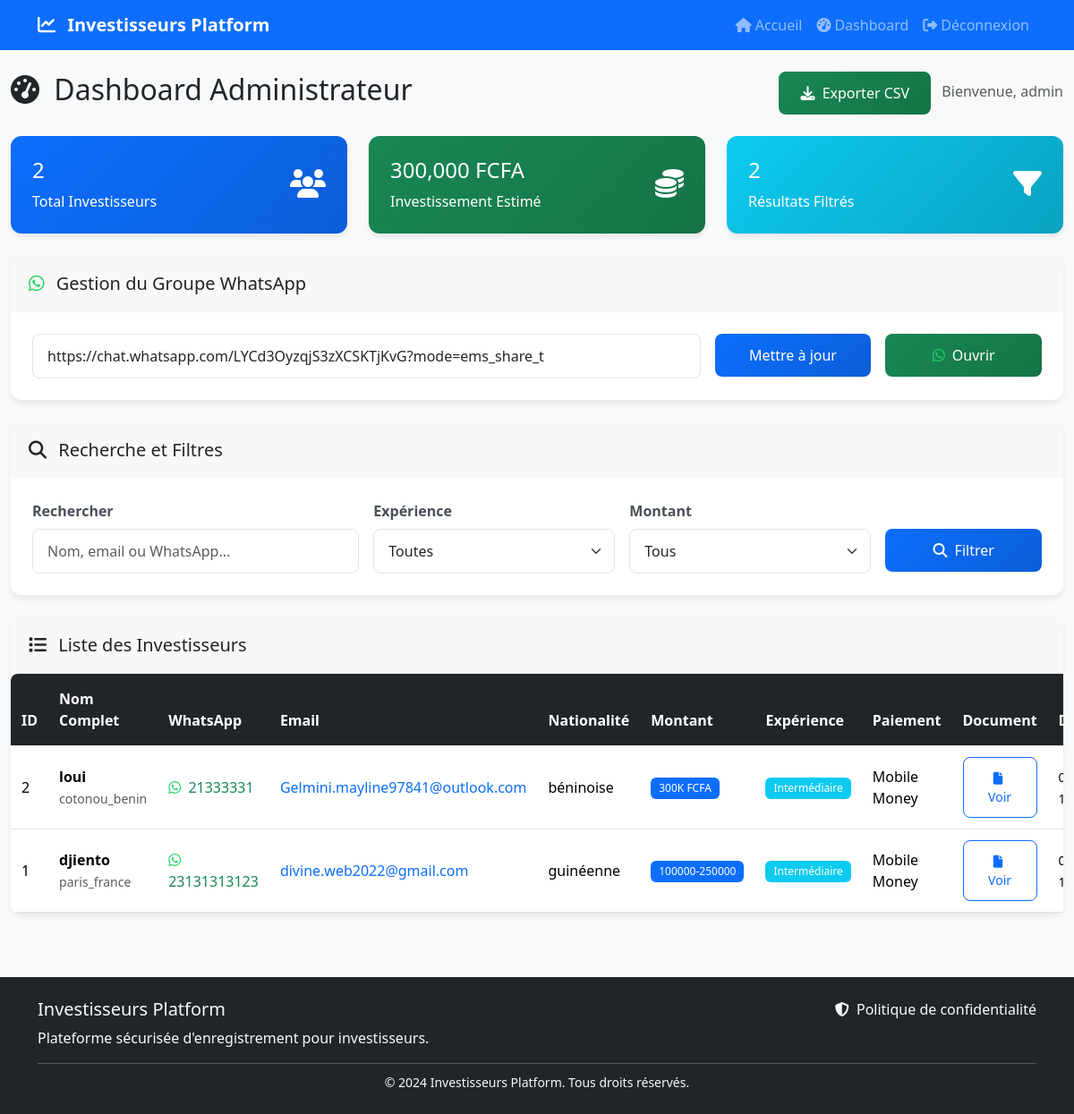
Before: /admin/dashboard (signed in) with the older database file.
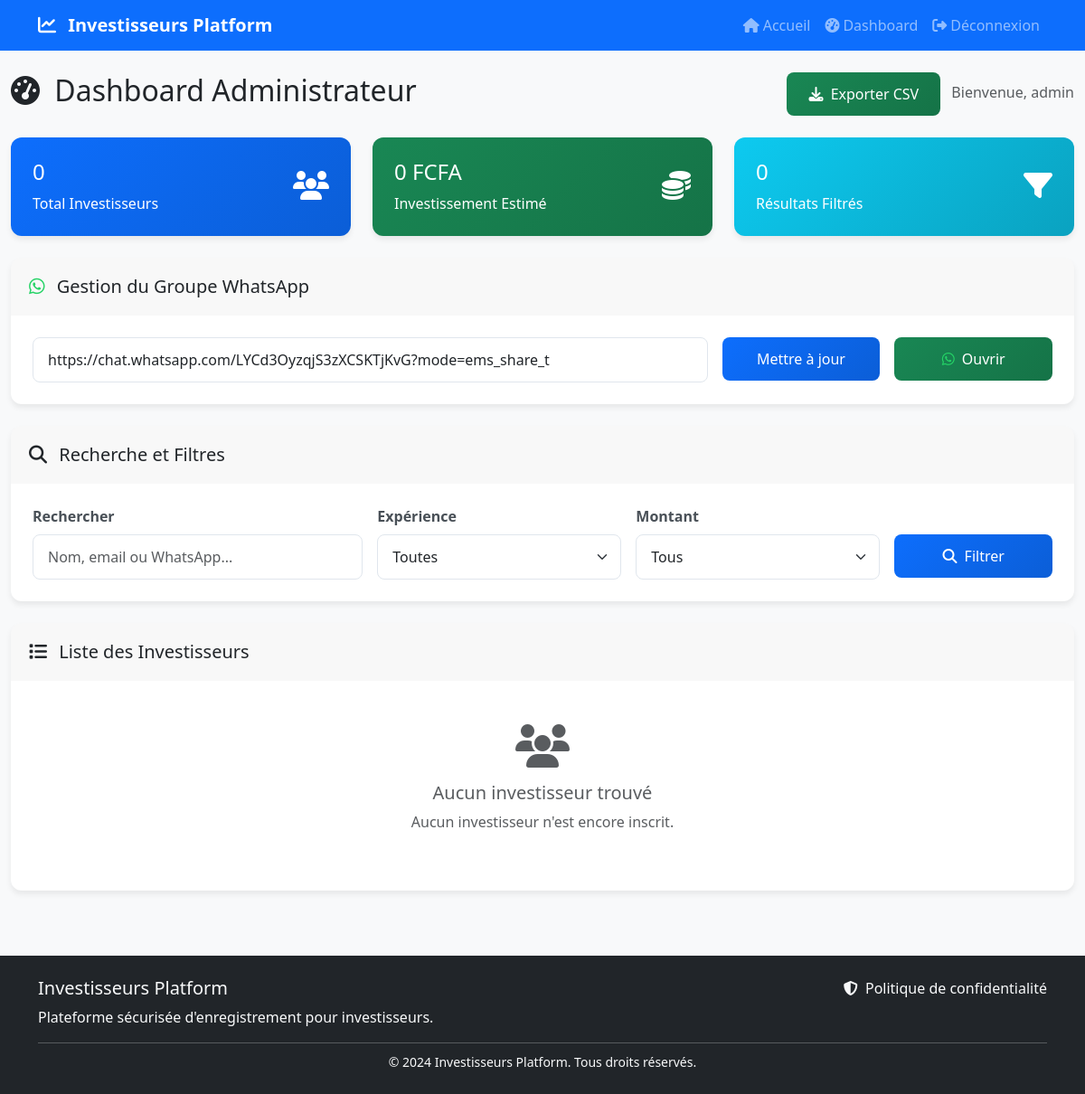
After: the same page with the newer database file.
### models.py (models this page shows, shortened)
class Admin(UserMixin, db.Model):
    id = db.Column(db.Integer, primary_key=True)
    username = db.Column(db.String(64), unique=True, nullable=False)
    email = db.Column(db.String(120), unique=True, nullable=False)
    password_hash = db.Column(db.String(256), nullable=False)
    created_at = db.Column(db.DateTime, default=datetime.utcnow)

class Settings(db.Model):
    id = db.Column(db.Integer, primary_key=True)
    whatsapp_group_link = db.Column(db.String(500))
    created_at = db.Column(db.DateTime, default=datetime.utcnow)
    updated_at = db.Column(db.DateTime, default=datetime.utcnow, onupdate=datetime.utcnow)

class Investor(db.Model):
    id = db.Column(db.Integer, primary_key=True)
    full_name = db.Column(db.String(100), nullable=False)
    whatsapp_number = db.Column(db.String(20), nullable=False)
    email = db.Column(db.String(120), nullable=False)
    nationality = db.Column(db.String(50), nullable=False)
    city_country = db.Column(db.String(100), nullable=False)
    profession = db.Column(db.String(100), nullable=False)
    investment_amount = db.Column(db.String(50), nullable=False)
    experience_level = db.Column(db.String(20), nullable=False)
    identity_document = db.Column(db.String(255))  # File path
    payment_method = db.Column(db.String(50), nullable=False)
    additional_remarks = db.Column(db.Text)
    terms_accepted = db.Column(db.Boolean, nullable=False, default=False)
    created_at = db.Column(db.DateTime, default=datetime.utcnow)
    whatsapp_invited = db.Column(db.Boolean, default=False)

### routes.py (the view, shortened to what this page needs)
@app.route('/admin/dashboard')
@login_required
def admin_dashboard():
    page = request.args.get('page', 1, type=int)
    search = request.args.get('search', '')
    experience_filter = request.args.get('experience', '')
    amount_filter = request.args.get('amount', '')
    query = Investor.query
    if experience_filter:
        query = query.filter(Investor.experience_level == experience_filter)
    if amount_filter:
        query = query.filter(Investor.investment_amount == amount_filter)
    per_page = 50
    investors = query.order_by(Investor.created_at.desc()).paginate(
        page=page, per_page=per_page, error_out=False
    )
    total_investors = Investor.query.count()
    investment_mapping = {
        '100000': 10000,
        '200000': 200000,
        '300000': 300000,
        '400000': 400000,
        '500000': 500000,
        '5000000+': 5000000,
    }
    total_estimated = 0
    for investor in Investor.query.all():
        total_estimated += investment_mapping.get(investor.investment_amount, 0)
    settings = Settings.query.first()
    whatsapp_form = WhatsAppSettingsForm()
    if settings:
        whatsapp_form.whatsapp_group_link.data = settings.whatsapp_group_link
    return render_template('admin_dashboard.html',
                           investors=investors,
                           total_investors=total_investors,
                           total_estimated=total_estimated,
                           search=search,
                           experience_filter=experience_filter,
                           amount_filter=amount_filter,
                           whatsapp_form=whatsapp_form,
                           settings=settings)

### templates/admin_dashboard.html (shortened to what this page needs)
{% extends "base.html" %}
{% block content %}
<div class="container-fluid my-4">
    <div class="row">
        <div class="col-12">
            <div class="d-flex justify-content-between align-items-center mb-4">
                <h2>
                    <i class="fas fa-tachometer-alt me-2"></i>
                    Dashboard Administrateur
                </h2>
                <div>
                    <a href="{{ url_for('export_csv') }}" class="btn btn-success me-2">
                        <i class="fas fa-download me-1"></i>
                        Exporter CSV
                    </a>
                    <span class="text-muted">Bienvenue, {{ current_user.username }}</span>
                </div>
            </div>
            <div class="row mb-4">
                <div class="col-md-4">
                    <div class="card bg-primary text-white">
                        <div class="card-body">
                            <div class="d-flex justify-content-between">
                                <div>
                                    <h4 class="card-title">{{ total_investors }}</h4>
                                    <p class="card-text">Total Investisseurs</p>
                                </div>
                                <div class="align-self-center">
                                    <i class="fas fa-users fa-2x"></i>
                                </div>
                            </div>
                        </div>
                    </div>
                </div>
                <div class="col-md-4">
                    <div class="card bg-success text-white">
                        <div class="card-body">
                            <div class="d-flex justify-content-between">
                                <div>
                                    <h4 class="card-title">{{ "{:,.0f}".format(total_estimated) }} FCFA</h4>
                                    <p class="card-text">Investissement Estimé</p>
                                </div>
                                <div class="align-self-center">
                                    <i class="fas fa-coins fa-2x"></i>
                                </div>
                            </div>
                        </div>
                    </div>
                </div>
                <div class="col-md-4">
                    <div class="card bg-info text-white">
                        <div class="card-body">
                            <div class="d-flex justify-content-between">
                                <div>
                                    <h4 class="card-title">{{ investors.total if investors else 0 }}</h4>
                                    <p class="card-text">Résultats Filtrés</p>
                                </div>
                                <div class="align-self-center">
                                    <i class="fas fa-filter fa-2x"></i>
                                </div>
                            </div>
                        </div>
                    </div>
                </div>
            </div>
            <div class="row mb-4">
                <div class="col-12">
                    <div class="card">
                        <div class="card-header">
                            <h5 class="mb-0">
                                <i class="fab fa-whatsapp me-2"></i>
                                Gestion du Groupe WhatsApp
                            </h5>
                        </div>
                        <div class="card-body">
                            <form method="POST" action="{{ url_for('update_whatsapp') }}" class="row g-3">
                                <div class="col-md-8">
                                    {{ whatsapp_form.whatsapp_group_link(class="form-control", placeholder="https://chat.whatsapp.com/...") }}
                                </div>
                                <div class="col-md-2">
                                    {{ whatsapp_form.submit(class="btn btn-primary w-100") }}
                                </div>
                                <div class="col-md-2">
                                    {% if settings and settings.whatsapp_group_link %}
                                    <a href="{{ settings.whatsapp_group_link }}" target="_blank" class="btn btn-success w-100">
                                        <i class="fab fa-whatsapp me-1"></i>
                                        Ouvrir
                                    </a>
                                    {% else %}
                                    <button type="button" class="btn btn-outline-secondary w-100" disabled>
                                        Non configuré
                                    </button>
                                    {% endif %}
                                </div>
                            </form>
                        </div>
                    </div>
                </div>
            </div>
            <div class="card mb-4">
                <div class="card-header">
                    <h5 class="mb-0">
                        <i class="fas fa-search me-2"></i>
                        Recherche et Filtres
                    </h5>
                </div>
                <div class="card-body">
                    <form method="GET" class="row g-3">
                        <div class="col-md-4">
                            <label class="form-label">Rechercher</label>
                            <input type="text" name="search" class="form-control"
                                   value="{{ search }}"
                                   placeholder="Nom, email ou WhatsApp...">
                        </div>
                        <div class="col-md-3">
                            <label class="form-label">Expérience</label>
                            <select name="experience" class="form-select">
                                <option value="">Toutes</option>
                            </select>
                        </div>
                        <div class="col-md-3">
                            <label class="form-label">Montant</label>
                            <select name="amount" class="form-select">
                                <option value="">Tous</option>
                            </select>
                        </div>
                        <div class="col-md-2">
                            <label class="form-label">&nbsp;</label>
                            <button type="submit" class="btn btn-primary w-100">
                                <i class="fas fa-search me-1"></i>
                                Filtrer
                            </button>
                        </div>
                    </form>
                </div>
            </div>
            <div class="card">
                <div class="card-header">
                    <h5 class="mb-0">
                        <i class="fas fa-list me-2"></i>
                        Liste des Investisseurs
                    </h5>
                </div>
                <div class="card-body p-0">
                    {% if investors.items %}
                    <div class="table-responsive">
                        <table class="table table-hover mb-0">
                            <thead class="table-dark">
                                <tr>
                                    <th>ID</th>
                                    <th>Nom Complet</th>
                                    <th>WhatsApp</th>
                                    <th>Email</th>
                                    <th>Nationalité</th>
                                    <th>Montant</th>
                                    <th>Expérience</th>
                                    <th>Paiement</th>
                                    <th>Document</th>
                                    <th>Date</th>
                                </tr>
                            </thead>
                            <tbody>
                                {% for investor in investors.items %}
                                <tr>
                                    <td>{{ investor.id }}</td>
                                    <td>
                                        <strong>{{ investor.full_name }}</strong>
                                        <br>
                                        <small class="text-muted">{{ investor.city_country }}</small>
                                    </td>
                                    <td>
                                        <a href="https://wa.me/{{ investor.whatsapp_number.replace(' ', '').replace('-', '').replace('(', '').replace(')', '') }}"
                                           class="text-success text-decoration-none" target="_blank">
                                            <i class="fab fa-whatsapp me-1"></i>
                                            {{ investor.whatsapp_number }}
                                        </a>
                                    </td>
                                    <td>
                                        <a href="mailto:{{ investor.email }}" class="text-decoration-none">
                                            {{ investor.email }}
                                        </a>
                                    </td>
                                    <td>{{ investor.nationality }}</td>
                                    <td>
                                        <span class="badge bg-primary">
                                            {% if investor.investment_amount == '100000' %}100K FCFA
                                            {% elif investor.investment_amount == '200000' %}200K FCFA
                                            {% elif investor.investment_amount == '300000' %}300K FCFA
                                            {% elif investor.investment_amount == '400000' %}400K FCFA
                                            {% elif investor.investment_amount == '500000' %}500K FCFA
                                            {% elif investor.investment_amount == '5000000+' %}5M+ FCFA
                                            {% else %}{{ investor.investment_amount }}
                                            {% endif %}
                                        </span>
                                    </td>
                                    <td>
                                        {% if investor.experience_level == 'debutant' %}
                                            <span class="badge bg-warning">Débutant</span>
                                        {% elif investor.experience_level == 'intermediaire' %}
                                            <span class="badge bg-info">Intermédiaire</span>
                                        {% elif investor.experience_level == 'avance' %}
                                            <span class="badge bg-success">Avancé</span>
                                        {% endif %}
                                    </td>
                                    <td>
                                        {% if investor.payment_method == 'mobile_money' %}Mobile Money
                                        {% elif investor.payment_method == 'virement' %}Virement
                                        {% else %}{{ investor.payment_method.title() }}
                                        {% endif %}
                                    </td>
                                    <td>
                                        {% if investor.identity_document %}
                                            <a href="{{ url_for('uploaded_file', filename=investor.identity_document) }}"
                                               class="btn btn-sm btn-outline-primary" target="_blank">
                                                <i class="fas fa-file me-1"></i>
                                                Voir
                                            </a>
                                        {% else %}
                                            <span class="text-muted">Aucun</span>
                                        {% endif %}
                                    </td>
                                    <td>
                                        <small>{{ investor.created_at.strftime('%d/%m/%Y %H:%M') }}</small>
                                    </td>
                                </tr>
                                {% endfor %}
                            </tbody>
                        </table>
                    </div>
                    {% else %}
                    <div class="text-center py-5">
                        <i class="fas fa-users fa-3x text-muted mb-3"></i>
                        <h5 class="text-muted">Aucun investisseur trouvé</h5>
                        <p class="text-muted">
                            {% if search or experience_filter or amount_filter %}
                                Aucun résultat ne correspond à vos critères de recherche.
                            {% else %}
                                Aucun investisseur n'est encore inscrit.
                            {% endif %}
                        </p>
                    </div>
                    {% endif %}
                </div>
            </div>
        </div>
    </div>
</div>
{% endblock %}

Changed rows visible on the page:
removed Investor: id "2", full_name "loui", city_country "cotonou_benin", whatsapp_number "21333331", email "Gelmini.mayline97841@outlook.com", nationality "béninoise", investment_amount "300K FCFA", experience_level "Intermédiaire", payment_method "Mobile Money"
removed Investor: id "1", full_name "djiento", city_country "paris_france", whatsapp_number "23131313123", email "divine.web2022@gmail.com", nationality "guinéenne", investment_amount "100000-250000", experience_level "Intermédiaire", payment_method "Mobile Money"
Other visible differences:
{{ total_investors }}: "2" → "0"
{{ "{:,.0f}".format(total_estimated) }}: "300,000" → "0"
{{ investors.total if investors else 0 }}: "2" → "0"
text no longer shown: "ID Nom Complet WhatsApp Email Nationalité Montant Expérience Paiement Document"
text now shown: "Aucun investisseur trouvé Aucun investisseur n'est encore inscrit."
